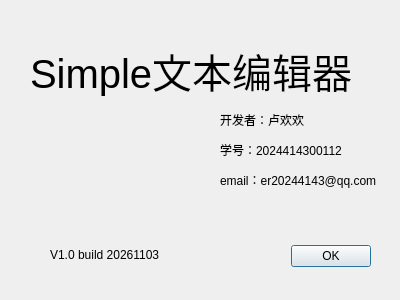
<?xml version="1.0" encoding="UTF-8"?>
<ui version="4.0">
 <class>about</class>
 <widget class="QDialog" name="about">
  <property name="geometry">
   <rect>
    <x>0</x>
    <y>0</y>
    <width>400</width>
    <height>300</height>
   </rect>
  </property>
  <property name="windowTitle">
   <string>Dialog</string>
  </property>
  <widget class="QDialogButtonBox" name="buttonBox">
   <property name="geometry">
    <rect>
     <x>30</x>
     <y>240</y>
     <width>341</width>
     <height>32</height>
    </rect>
   </property>
   <property name="orientation">
    <enum>Qt::Orientation::Horizontal</enum>
   </property>
   <property name="standardButtons">
    <set>QDialogButtonBox::StandardButton::Ok</set>
   </property>
  </widget>
  <widget class="QLabel" name="label">
   <property name="geometry">
    <rect>
     <x>30</x>
     <y>20</y>
     <width>331</width>
     <height>101</height>
    </rect>
   </property>
   <property name="font">
    <font>
     <pointsize>30</pointsize>
    </font>
   </property>
   <property name="text">
    <string>Simple文本编辑器</string>
   </property>
  </widget>
  <widget class="QLabel" name="label_2">
   <property name="geometry">
    <rect>
     <x>220</x>
     <y>110</y>
     <width>181</width>
     <height>81</height>
    </rect>
   </property>
   <property name="text">
    <string>&lt;html&gt;&lt;head/&gt;&lt;body&gt;&lt;p&gt;开发者：卢欢欢&lt;/p&gt;&lt;p&gt;学号：2024414300112&lt;/p&gt;&lt;p&gt;email：er20244143@qq.com&lt;/p&gt;&lt;/body&gt;&lt;/html&gt;</string>
   </property>
  </widget>
  <widget class="QLabel" name="label_3">
   <property name="geometry">
    <rect>
     <x>70</x>
     <y>110</y>
     <width>101</width>
     <height>111</height>
    </rect>
   </property>
   <property name="text">
    <string/>
   </property>
   <property name="pixmap">
    <pixmap resource="res.qrc">:/icons/editor.png</pixmap>
   </property>
   <property name="scaledContents">
    <bool>true</bool>
   </property>
  </widget>
  <widget class="QLabel" name="label_4">
   <property name="geometry">
    <rect>
     <x>50</x>
     <y>245</y>
     <width>171</width>
     <height>21</height>
    </rect>
   </property>
   <property name="text">
    <string>&lt;html&gt;&lt;head/&gt;&lt;body&gt;&lt;p&gt;V1.0 build 20261103&lt;/p&gt;&lt;/body&gt;&lt;/html&gt;</string>
   </property>
  </widget>
 </widget>
 <resources>
  <include location="res.qrc"/>
 </resources>
 <connections>
  <connection>
   <sender>buttonBox</sender>
   <signal>accepted()</signal>
   <receiver>about</receiver>
   <slot>accept()</slot>
   <hints>
    <hint type="sourcelabel">
     <x>248</x>
     <y>254</y>
    </hint>
    <hint type="destinationlabel">
     <x>157</x>
     <y>274</y>
    </hint>
   </hints>
  </connection>
  <connection>
   <sender>buttonBox</sender>
   <signal>rejected()</signal>
   <receiver>about</receiver>
   <slot>reject()</slot>
   <hints>
    <hint type="sourcelabel">
     <x>316</x>
     <y>260</y>
    </hint>
    <hint type="destinationlabel">
     <x>286</x>
     <y>274</y>
    </hint>
   </hints>
  </connection>
 </connections>
</ui>
